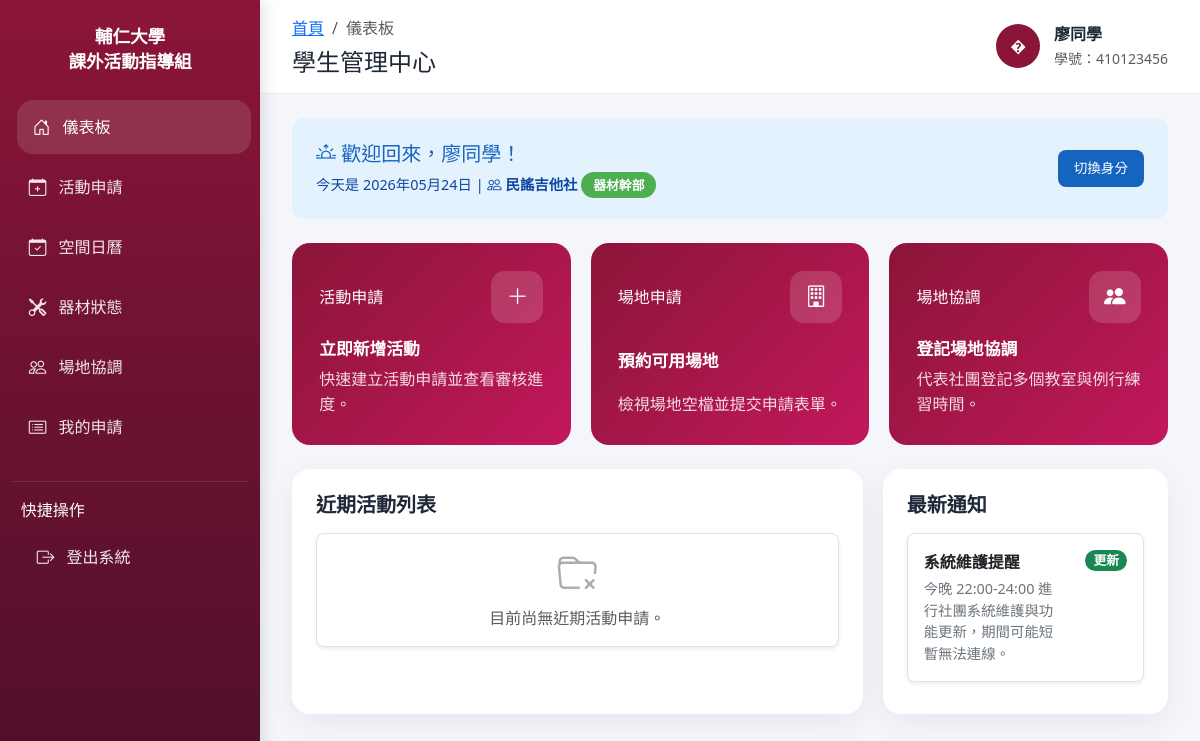
The app's page /student/dashboard.php (signed in) with its own data.
### tables this page shows
CREATE TABLE `club_members` (
  `membership_id` int(11) NOT NULL,
  `user_id` int(11) NOT NULL,
  `club_id` varchar(10) NOT NULL,
  `is_officer` tinyint(1) DEFAULT '0',
  `officer_title` varchar(50) DEFAULT NULL,
  `join_date` date DEFAULT NULL,
  `officer_confirmation_date` date DEFAULT NULL
);

CREATE TABLE `clubs` (
  `club_id` varchar(10) NOT NULL,
  `club_name` varchar(100) NOT NULL
);

CREATE TABLE `notifications` (
  `id` int(11) NOT NULL,
  `title` varchar(255) NOT NULL,
  `content` text NOT NULL,
  `type` varchar(50) DEFAULT 'info',
  `created_at` timestamp NULL DEFAULT CURRENT_TIMESTAMP
);

### student/dashboard.php (the view, shortened to what this page needs)
<?php
require_once(__DIR__ . "/../DB/db_config.php");
$student_name = $_SESSION['student_name'] ?? '學生';
$student_id = $_SESSION['student_id'];
$user_id = $_SESSION['user_id'] ?? null;
$current_club = $_SESSION['active_club_name'] ?? null;
$officer_title = $_SESSION['active_position'] ?? null;
$is_officer = !empty($_SESSION['active_position']);
if (!$current_club && $user_id) {
    $club_sql = "SELECT cm.*, c.club_name
                 FROM club_members cm
                 JOIN clubs c ON cm.club_id = c.club_id
                 WHERE cm.user_id = ?
                 LIMIT 1";
    $club_stmt = $conn->prepare($club_sql);
    if ($club_stmt) {
        $club_stmt->bind_param("i", $user_id);
        $club_stmt->execute();
        $club_result = $club_stmt->get_result();
        if ($club_row = $club_result->fetch_assoc()) {
            $current_club = $club_row['club_name'];
            $officer_title = $club_row['is_officer'] ? ($club_row['officer_title'] ?: '幹部') : null;
            $is_officer = !empty($officer_title);
        }
    }
}
$activities = [];
$notifications = [];
$noti_sql = "SELECT title, content, type FROM notifications ORDER BY created_at DESC LIMIT 3";
$noti_result = $conn->query($noti_sql);
if ($noti_result) {
    while ($row = $noti_result->fetch_assoc()) {
        $notifications[] = $row;
    }
}
?>
<!DOCTYPE html>
<html lang="zh-TW">
<head>
    <link href="https://cdn.jsdelivr.net/npm/bootstrap@5.3.0/dist/css/bootstrap.min.css" rel="stylesheet">
    <link href="https://cdn.jsdelivr.net/npm/bootstrap-icons@1.10.5/font/bootstrap-icons.css" rel="stylesheet">
</head>
<body>
    <?php include(__DIR__ . "/../includes/sidebar.php"); ?>
    <main class="main-content">
        <header class="top-navbar">
            <div>
                <ol class="breadcrumb mb-0">
                    <li class="breadcrumb-item"><a href="dashboard.php">首頁</a></li>
                    <li class="breadcrumb-item active" aria-current="page">儀表板</li>
                </ol>
                <h4 class="mt-2 mb-0">學生管理中心</h4>
            </div>
            <div class="user-card" style="cursor: pointer;" onclick="location.href='profile.php'" title="點擊查看個人檔案">
                <div class="user-avatar"><?php echo htmlspecialchars(substr($student_name, 0, 1)); ?></div>
                <div>
                    <div class="fw-bold"><?php echo htmlspecialchars($student_name); ?></div>
                    <small class="text-muted">學號：<?php echo htmlspecialchars($student_id); ?></small>
                </div>
            </div>
        </header>
        <section class="dashboard-grid">
            <div style="padding: 1.5rem 0; background: #e3f2fd; border-radius: 12px; margin-bottom: 1.5rem; padding: 1.5rem;">
                <div style="display: flex; align-items: center; gap: 1rem; flex-wrap: wrap;">
                    <div style="flex: 1;">
                        <h5 style="margin: 0 0 0.5rem; color: #1565c0;">
                            <i class="bi bi-sunrise"></i> 歡迎回來，<?php echo htmlspecialchars($student_name); ?>！
                        </h5>
                        <p style="margin: 0; color: #0d47a1; font-size: 0.9rem;">
                            今天是 <?php echo date('Y年m月d日'); ?>
                            <?php if ($current_club): ?>
                                | <i class="bi bi-people"></i> <strong><?php echo htmlspecialchars($current_club); ?></strong>
                                <?php if ($is_officer): ?>
                                    <span style="background: #4caf50; color: white; padding: 0.25rem 0.75rem; border-radius: 999px; font-size: 0.8rem; font-weight: 600;">
                                        <?php echo htmlspecialchars($officer_title ?? '幹部'); ?>
                                    </span>
                                <?php endif; ?>
                            <?php endif; ?>
                        </p>
                    </div>
                    <?php if ($current_club): ?>
                    <a href="profile.php" style="padding: 0.5rem 1rem; background: #1565c0; color: white; text-decoration: none; border-radius: 8px; font-size: 0.85rem;">
                        切換身分
                    </a>
                    <?php endif; ?>
                </div>
            </div>
            <div class="quick-actions">
                <?php if ($is_officer): ?>
                <div class="action-card" onclick="location.href='apply_event.php'">
                    <div class="action-top">
                        <span>活動申請</span>
                        <div class="action-icon"><i class="bi bi-plus-lg"></i></div>
                    </div>
                    <h6>立即新增活動</h6>
                    <p>快速建立活動申請並查看審核進度。</p>
                </div>
                <div class="action-card" onclick="location.href='calendar.php'">
                    <div class="action-top">
                        <span>場地申請</span>
                        <div class="action-icon"><i class="bi bi-building"></i></div>
                    </div>
                    <h6>預約可用場地</h6>
                    <p>檢視場地空檔並提交申請表單。</p>
                </div>
                <div class="action-card" onclick="location.href='field_coord.php'">
                    <div class="action-top">
                        <span>場地協調</span>
                        <div class="action-icon"><i class="bi bi-people-fill"></i></div>
                    </div>
                    <h6>登記場地協調</h6>
                    <p>代表社團登記多個教室與例行練習時間。</p>
                </div>
                <?php endif; ?>
            </div>
            <div class="panel-row">
                <section class="panel-full">
                    <h5>近期活動列表</h5>
                    <div class="event-list">
                        <?php if (empty($activities)): ?>
                            <div class="event-card p-3 border rounded-3 bg-white shadow-sm text-center text-muted">
                                <i class="bi bi-folder-x display-6 d-block mb-2 opacity-50"></i>
                                目前尚無近期活動申請。
                            </div>
                        <?php endif; ?>
                    </div>
                </section>
                <section class="panel-full">
                    <h5>最新通知</h5>
                    <div class="notification-list">
                        <?php if (!empty($notifications)): ?>
                            <?php foreach ($notifications as $noti): ?>
                                <div class="notification-card p-3 mb-2 border rounded-3 bg-white shadow-sm d-flex justify-content-between align-items-start">
                                    <div style="flex: 1; padding-right: 10px;">
                                        <div class="title fw-bold text-dark mb-1"><?php echo htmlspecialchars($noti['title']); ?></div>
                                        <div class="meta text-secondary small"><?php echo htmlspecialchars($noti['content']); ?></div>
                                    </div>
                                    <?php
                                    $type = $noti['type'];
                                    if ($type === 'update' || $type === '更新') {
                                        echo '<span class="badge bg-success text-white px-2 py-1 small">更新</span>';
                                    } elseif ($type === 'alert' || $type === '提醒' || $type === '緊急') {
                                        echo '<span class="badge bg-danger text-white px-2 py-1 small">提醒</span>';
                                    } else {
                                        echo '<span class="badge bg-primary text-white px-2 py-1 small">新消息</span>';
                                    }
                                    ?>
                                </div>
                            <?php endforeach; ?>
                        <?php endif; ?>
                    </div>
                </section>
            </div>
        </section>
    </main>
</body>
</html>

### student/dashboard.php (style rules this page uses)
:root { --primary: #8B1538; --sidebar: #4c0f2a; --sidebar-hover: #6a1d43; --bg: #f4f6fb; --card: #ffffff; }
* { box-sizing: border-box; }
body { margin: 0; min-height: 100vh; font-family: 'Segoe UI', Tahoma, Geneva, Verdana, sans-serif; background: var(--bg); color: #1f2937; }
.main-content { margin-left: 260px; min-height: 100vh; transition: margin-left 0.25s ease; }
.top-navbar { background: white; border-bottom: 1px solid #e9ecef; padding: 1rem 2rem; display: flex; justify-content: space-between; align-items: center; position: sticky; top: 0; z-index: 1100; }
.top-navbar .breadcrumb { margin: 0; background: transparent; padding: 0; }
.top-navbar .user-card { display: flex; align-items: center; gap: 0.85rem; }
.user-avatar { width: 44px; height: 44px; border-radius: 50%; background: var(--primary); color: white; display: grid; place-items: center; font-weight: 700; }
.dashboard-grid { padding: 1.5rem 2rem 2rem; }
.quick-actions { display: grid; grid-template-columns: repeat(3, minmax(0, 1fr)); gap: 1.25rem; margin-bottom: 1.5rem; }
.action-card { background: linear-gradient(135deg, #8b1538 0%, #c2185b 100%); color: white; border-radius: 18px; padding: 1.7rem; cursor: pointer; transition: transform 0.25s ease, box-shadow 0.25s ease; min-height: 180px; display: flex; flex-direction: column; justify-content: space-between; }
.action-card .action-top { display: flex; align-items: center; justify-content: space-between; }
.action-card .action-icon { width: 52px; height: 52px; border-radius: 14px; background: rgba(255,255,255,0.15); display: grid; place-items: center; font-size: 1.35rem; }
.action-card h6 { margin: 1rem 0 0.5rem; font-size: 1.05rem; font-weight: 700; }
.action-card p { margin: 0; color: rgba(255,255,255,0.85); line-height: 1.6; }
.panel-row { display: grid; grid-template-columns: 2fr 1fr; gap: 1.25rem; }
.panel-full { background: var(--card); border-radius: 18px; box-shadow: 0 10px 30px rgba(15,23,42,0.06); padding: 1.5rem; }
.panel-full h5 { margin-bottom: 1rem; font-weight: 700; }
.event-list, .notification-list { display: grid; gap: 0.75rem; }
.event-card, .notification-card { border: 1px solid #e5e7eb; border-radius: 14px; padding: 1rem 1.15rem; background: white; }
.event-card .title, .notification-card .title { font-weight: 700; margin-bottom: 0.4rem; }
.event-card .meta, .notification-card .meta { color: #6b7280; font-size: 0.9rem; }
.notification-list .notification-card { display: grid; grid-template-columns: 1fr auto; gap: 1rem; align-items: flex-start; }
.notification-card .badge { font-size: 0.8rem; border-radius: 999px; }

### records on screen
club_members: club.club_name "民謠吉他社", officer_title "器材幹部"
notifications: title "系統維護提醒", content "今晚 22:00-24:00 進行社團系統維護與功能更新，期間可能短暫無法連線。", type "更新"

### other values on screen
substr($student_name, 0, 1) "�"
$student_name "廖同學"
$student_id "410123456"
